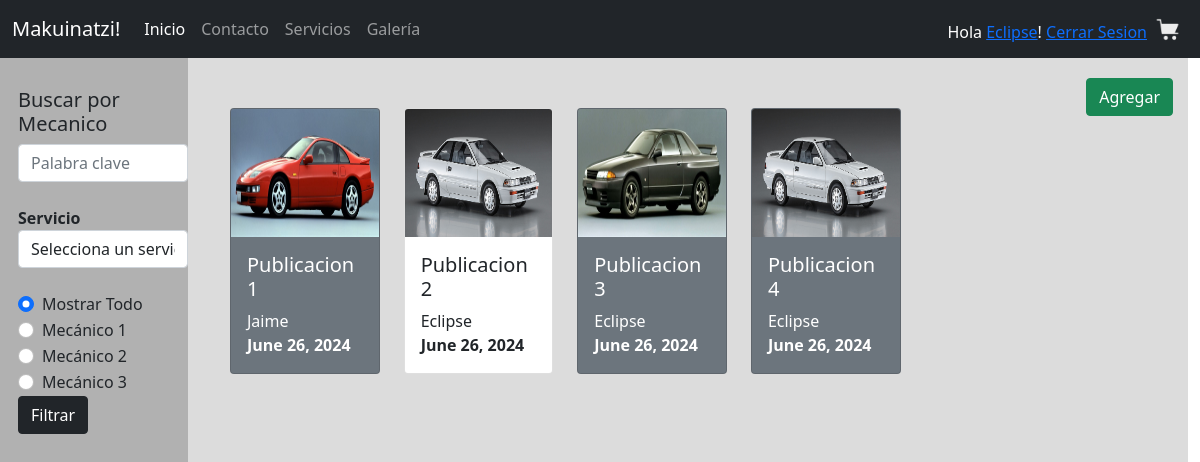
Screenshot of /galeria/ (signed in) with the database file from the repository.
### core/models.py (models this page shows, shortened)
class Publicacion(models.Model):
    id = models.AutoField(primary_key=True)
    titulo = models.CharField(max_length=30)
    descripcion = models.CharField(max_length=128, null=True, blank=True)
    imagen = models.ImageField(upload_to='core/static/img/postsImg')
    trabajo = models.ForeignKey(Servicio, related_name="servicioRealizado", on_delete=models.CASCADE, blank=True, null=True)
    idMecanico = models.ForeignKey(User, related_name="mecanicoActivo", on_delete=models.CASCADE, blank=True, null=True)
    ESTADO_DROP = (
        ('R', 'Rechazado'),
        ('P', 'Pendiente'),
        ('A', 'Aprobado'),)
    estado = models.CharField(max_length=10, choices=ESTADO_DROP, default='P')
    razonRechazo = models.CharField(max_length=256, null=True, blank=True)
    fecha = models.DateField()

### core/views.py (the view)
# urls.py: path('galeria/',views.galeria, name='galeria'),
def galeria(request):
    dataPosts = Publicacion.objects.all()
    context = {'dataPosts': dataPosts,
               'user': request.user,
               'groups': request.user.groups.all()}
    return render(request, 'core/galeria.html', context)

### core/templates/core/galeria.html (shortened to what this page needs)
<!DOCTYPE html>
<html lang="en">
<head>
  {% load static %}
  <link href="{% static 'css/galeria.css' %}"  rel="stylesheet">
    <link href="https://cdn.jsdelivr.net/npm/bootstrap@5.0.2/dist/css/bootstrap.min.css" rel="stylesheet">
</head>
<body>
  {% include 'core/navbar.html' %}
<div class="row">
<div class="col-2" id="filtro">
  <h5 >Buscar por Mecanico </h5>
  <div class="form-group">
    <input type="text" class="form-control" id="palabraClave" placeholder="Palabra clave" style="width: 250px;">
  </div>
  <br>
  <label for="inputServicio"><b>Servicio</b></label>
  <select class="form-control" id="inputServicio" style="width: 250px;">
    <option value="" disabled selected>Selecciona un servicio</option>
</select>
<br>
<div class="form-check">
  <input class="form-check-input" type="radio" name="CheckMec" id="CheckMecAll" checked>
  <label class="form-check-label" for="CheckMecAll">Mostrar Todo</label>
</div>
<div class="form-check">
  <input class="form-check-input" type="radio" name="CheckMec" id="CheckMec1">
  <label class="form-check-label" for="CheckMec1">Mecánico 1</label>
</div>
<div class="form-check">
  <input class="form-check-input" type="radio" name="CheckMec" id="CheckMec2">
  <label class="form-check-label" for="CheckMec2">Mecánico 2</label>
</div>
<div class="form-check">
  <input class="form-check-input" type="radio" name="CheckMec" id="CheckMec3">
  <label class="form-check-label" for="CheckMec3">Mecánico 3</label>
</div>
<button type="button" class="btn btn-dark">Filtrar</button>
</div>
<div class="col-10" id="imageHolder">
  {% for group in groups %}
    {% if group.name == "Manager"  %}
 <a type="button" class="btn btn-success float-end" href="{% url 'add_url' %}">Agregar</a>
    {% endif %}
 {% endfor %}
  <div class="row row-cols-1 row-cols-md-5 g-4 align-items-stretch">
      {% if dataPosts %}
          {% for post in dataPosts %}
            {% if post.estado != "P" and post.estado != "R" %}
              <div class="col">
                <div class="card mecanico{{ post.idMecanico }}" id="{{post.id}}">
                  <img src="../{{post.imagen|cut:'core/'}}" class="card-img-top" alt="..." width="1280px" height="128px">
                  <div class="card-body">
                      <h5 class="card-title">{{post.titulo}} </h5>
                      <p class="card-text">{{post.idMecanico}}  <br> <b>{{post.fecha}}</b> </p>
                  </div>
                </div>
              </div>
            {% else %}
              {% for group in groups %}
                {% if group.name == "Manager" %}
                  {% if post.estado == "P" %}
                    <div class="col">
                      <div class="card pendiente bg-secondary text-white mecanico{{ post.idMecanico }}" id="{{post.id}}">
                        <img src="../{{post.imagen|cut:'core/'}}" class="card-img-top" alt="..." width="1280px" height="128px">
                        <div class="card-body">
                            <h5 class="card-title">{{post.titulo}} </h5>
                            <p class="card-text">{{post.idMecanico}}  <br> <b>{{post.fecha}}</b> </p>
                        </div>
                      </div>
                    </div>
                  {% endif %}
                  {% endif %}
              {% endfor %}
            {% endif %}
          {% endfor %}
      {% else %}
          <h1>No hay publicaciones disponibles...</h1>
      {% endif %}
  </div>
</body>
</html>

### core/templates/core/navbar.html (shortened to what this page needs)
<!DOCTYPE html>
<html lang="en">
<head>
    {% load static %}
</head>
<body>
    <section>
        <header>
            <nav class="navbar navbar-expand-lg navbar-dark bg-dark">
                <div class="container-fluid">
                    <a class="navbar-brand" href="/">Makuinatzi!</a>
                    <div class="collapse navbar-collapse" id="navbarSupportedContent">
                        <ul class="navbar-nav me-auto mb-2 mb-lg-0">
                            <li class="nav-item">
                                <a class="nav-link active" aria-current="page" href="/">Inicio</a>
                            </li>
                            <li class="nav-item">
                                <a class="nav-link" href="/contacto">Contacto</a>
                            </li>
                            <li class="nav-item">
                                <a class="nav-link" href="/#servicios">Servicios</a>
                            </li>
                            <li class="nav-item">
                                <a class="nav-link" href="/galeria">Galería</a>
                            </li>
                        </ul>
                        <ul class="navbar-nav ml-auto">
                            {% block content %}
                            {% if user.is_authenticated %}
                            <li class="nav-item" style="color: white; margin-top: 5%;"> Hola <a id="loginLink" href="{% url 'profile' %}">{{ user.username }}</a>! <a href="{% url 'logout' %}">Cerrar Sesion</a> </li>
                            {% else %}
                            <li class="nav-item">
                                <a id="loginLink" class="nav-link" href="{% url 'login' %}">Iniciar Sesión</a>
                            </li>
                            {% endif %}
                            {% endblock %}
                            <li class="nav-item">
                            <a class="nav-link" href="/#carrito"><img src="{% static 'img/cart.png' %}" alt="" style="height: 25px;"></a>
                        </li>
                        </ul>
                    </div>
                </div>
            </nav>
        </header>
    </section>
</body>
</html>

### core/static/css/galeria.css (style rules this page uses)
* { max-width: 100%; max-height: 100%; padding: 0; margin: 0; box-sizing: border-box; }
.row { margin-right: -15px; margin-left: -15px; }
.btn { margin-right: 15px; }
#imageHolder > .btn { margin-top: -30px; }
#filtro { background-color: #b1b1b1; padding: 30px 0px 0px 30px; }
#imageHolder { padding: 50px 0px 0px 30px; background-color: #dcdcdc; height: 100vh; }
.pendiente { background-color: red; outline: black; outline-width: 2px; }

### rows the page displays
Publicacion: titulo "Publicacion 1", idMecanico "Jaime", fecha "June 26, 2024"
Publicacion: imagen (picture), titulo "Publicacion 2", idMecanico "Eclipse", fecha "June 26, 2024"
Publicacion: titulo "Publicacion 3", idMecanico "Eclipse", fecha "June 26, 2024"
Publicacion: titulo "Publicacion 4", idMecanico "Eclipse", fecha "June 26, 2024"

### other values shown
{{ user.username }} "Eclipse"
